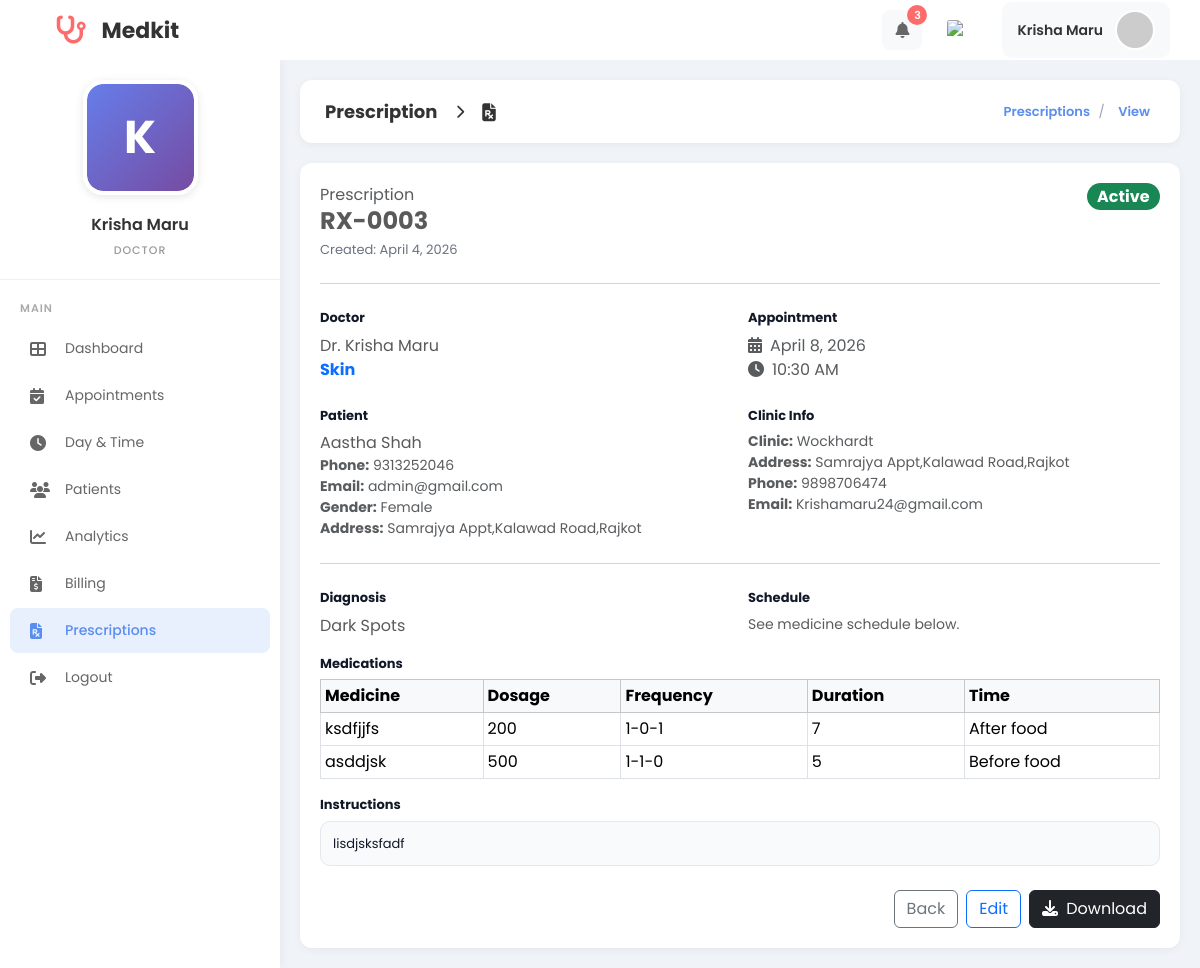
The app's page /MINI_PHP/doctor_view_prescription.php?booking_id=84 (signed in) with its own data.
### tables this page shows
CREATE TABLE `users` (
  `id` int(11) NOT NULL,
  `firstname` varchar(225) DEFAULT '',
  `lastname` varchar(225) DEFAULT '',
  `phone_number` bigint(20) DEFAULT 0,
  `date_of_birth` date DEFAULT curdate(),
  `email` varchar(50) NOT NULL,
  `gender` varchar(100) DEFAULT '',
  `address` varchar(225) DEFAULT '',
  `clinic_name` varchar(255) DEFAULT NULL,
  `experience_years` int(11) DEFAULT 0,
  `education` varchar(255) DEFAULT NULL,
  `bio` text DEFAULT NULL,
  `password` varchar(255) NOT NULL,
  `role_id` int(11) DEFAULT 0,
  `category_id` int(11) DEFAULT NULL,
  `created_at` timestamp NOT NULL DEFAULT current_timestamp(),
  `updated_at` timestamp NOT NULL DEFAULT current_timestamp() ON UPDATE current_timestamp(),
  `profile_image` varchar(255) DEFAULT NULL,
  `license_number` varchar(50) DEFAULT NULL,
  `license_document` varchar(255) DEFAULT NULL,
  `verification_status` enum('verified','pending','rejected') NOT NULL DEFAULT 'verified',
  `verification_reason` varchar(255) DEFAULT NULL,
  `verified_at` timestamp NULL DEFAULT NULL,
  `verified_by_admin_id` int(11) DEFAULT NULL,
  `commission_percent` decimal(5,2) NOT NULL DEFAULT 10.00
);

CREATE TABLE `clinic_prescriptions` (
  `id` int(11) NOT NULL,
  `booking_id` int(11) NOT NULL,
  `doctor_id` int(11) NOT NULL,
  `patient_id` int(11) NOT NULL,
  `diagnosis` varchar(255) NOT NULL DEFAULT '',
  `medications` text NOT NULL,
  `dosage` varchar(100) NOT NULL DEFAULT '',
  `frequency` varchar(100) NOT NULL DEFAULT '',
  `duration` varchar(100) NOT NULL DEFAULT '',
  `instructions` text DEFAULT NULL,
  `status` enum('active','inactive') NOT NULL DEFAULT 'active',
  `created_at` timestamp NOT NULL DEFAULT current_timestamp(),
  `updated_at` timestamp NOT NULL DEFAULT current_timestamp() ON UPDATE current_timestamp()
);

CREATE TABLE `speciality` (
  `id` int(11) NOT NULL,
  `category_id` int(11) DEFAULT 0,
  `doctor_speciality` varchar(225) DEFAULT '',
  `created_at` timestamp NOT NULL DEFAULT current_timestamp(),
  `updated_at` timestamp NOT NULL DEFAULT current_timestamp() ON UPDATE current_timestamp()
);

CREATE TABLE `visit_booking` (
  `id` int(11) NOT NULL,
  `patient_id` int(11) DEFAULT 0,
  `doctor_id` int(11) DEFAULT 0,
  `speciality_id` int(11) DEFAULT 0,
  `time_id` int(11) DEFAULT 0,
  `Note` varchar(225) DEFAULT '',
  `is_visited` int(11) DEFAULT 0,
  `created_at` timestamp NOT NULL DEFAULT current_timestamp(),
  `updated_at` timestamp NOT NULL DEFAULT current_timestamp() ON UPDATE current_timestamp(),
  `appointment_date` date DEFAULT NULL,
  `status` enum('pending','accepted','visited','rejected') DEFAULT 'pending',
  `patient_notified` tinyint(1) DEFAULT 0,
  `doctor_seen` tinyint(1) NOT NULL DEFAULT 0,
  `reminder_sent_at` datetime DEFAULT NULL,
  `documents_emailed_at` datetime DEFAULT NULL
);

CREATE TABLE `doctor_available_time` (
  `id` int(11) NOT NULL,
  `day_id` int(11) DEFAULT 0,
  `start_time` time DEFAULT '00:00:00',
  `end_time` time DEFAULT '00:00:00',
  `created_at` timestamp NOT NULL DEFAULT current_timestamp(),
  `updated_at` timestamp NOT NULL DEFAULT current_timestamp() ON UPDATE current_timestamp()
);

CREATE TABLE `patient` (
  `id` int(11) NOT NULL,
  `firstname` varchar(225) DEFAULT '',
  `lastname` varchar(225) DEFAULT '',
  `phone_number` bigint(20) DEFAULT 0,
  `email` varchar(100) DEFAULT NULL,
  `password` varchar(255) DEFAULT NULL,
  `date_of_birth` date DEFAULT curdate(),
  `gender` varchar(225) DEFAULT '',
  `address` varchar(225) DEFAULT '',
  `created_at` timestamp NOT NULL DEFAULT current_timestamp(),
  `updated_at` timestamp NOT NULL DEFAULT current_timestamp() ON UPDATE current_timestamp()
);

### MINI_PHP/doctor_view_prescription.php (the view, shortened to what the rows shown need)
<?php
include("config.php");
include("prescription_helpers.php");
$doctor_id = (int)$_SESSION['doctor_id'];
$schema_error = '';
$doctor_res = mysqli_query($conn, "SELECT firstname, lastname, profile_image, clinic_name, address AS clinic_address, phone_number AS clinic_phone, email AS clinic_email FROM users WHERE id = $doctor_id LIMIT 1");
$doctor = $doctor_res ? mysqli_fetch_assoc($doctor_res) : null;
$doctor['profile_image'] = $doctor['profile_image'] ?? '';
$booking_id = isset($_GET['booking_id']) ? (int)$_GET['booking_id'] : 0;
$rx = null;
if ($schema_error === '' && $booking_id > 0) {
  $q = "
        SELECT
            cp.*,
            vb.appointment_date,
            vb.Note,
            s.doctor_speciality,
            dat.start_time,
            dat.end_time,
            p.firstname AS patient_firstname,
            p.lastname AS patient_lastname,
            p.phone_number AS patient_phone,
            p.email AS patient_email,
            p.gender AS patient_gender,
            p.address AS patient_address
        FROM clinic_prescriptions cp
        LEFT JOIN visit_booking vb ON vb.id = cp.booking_id
        LEFT JOIN patient p ON p.id = cp.patient_id
        LEFT JOIN speciality s ON s.id = vb.speciality_id
        LEFT JOIN doctor_available_time dat ON dat.id = vb.time_id
        WHERE cp.booking_id = ? AND cp.doctor_id = ?
        LIMIT 1
    ";
  $stmt = $conn->prepare($q);
  if ($stmt) {
    $stmt->bind_param('ii', $booking_id, $doctor_id);
    $stmt->execute();
    $rx = $stmt->get_result()->fetch_assoc();
  }
}
$rx_id = $rx ? (int)$rx['id'] : 0;
$rx_code = $rx_id > 0 ? prescriptions_code($rx_id) : '';
$patient_name = $rx ? trim((string)($rx['patient_firstname'] ?? '') . ' ' . (string)($rx['patient_lastname'] ?? '')) : '';
$appt_date = '-';
$appt_time = '-';
if (!empty($rx['appointment_date'])) {
  $appt_date = date('F j, Y', strtotime((string)$rx['appointment_date']));
}
if (!empty($rx['start_time'])) {
  $appt_time = date('g:i A', strtotime((string)$rx['start_time']));
}
$clinic_name = trim((string)($doctor['clinic_name'] ?? ''));
$clinic_address = trim((string)($doctor['clinic_address'] ?? ''));
$clinic_phone = trim((string)($doctor['clinic_phone'] ?? ''));
$clinic_email = trim((string)($doctor['clinic_email'] ?? ''));
$med_items = null;
if ($rx) {
  $med_items = prescriptions_decode_medication_items((string)($rx['medications'] ?? ''));
}
?>
<!DOCTYPE html>
<html lang="en">
<head>
  <link href="https://cdn.jsdelivr.net/npm/bootstrap@5.3.2/dist/css/bootstrap.min.css" rel="stylesheet">
  <link href="https://cdnjs.cloudflare.com/ajax/libs/font-awesome/6.4.0/css/all.min.css" rel="stylesheet">
</head>
<body>
  <div class="top-header">
    <div class="header-right">
      <a href="doctor_profile.php" class="user-profile text-decoration-none" title="View Profile" aria-label="View Profile">
        <span class="user-name"><?= htmlspecialchars((string)$doctor['firstname'] . ' ' . (string)$doctor['lastname']) ?></span>
        <?php
        $doctor_avatar_src = (!empty($doctor['profile_image']) && file_exists(__DIR__ . '/' . $doctor['profile_image']))
          ? $doctor['profile_image']
          : "https://ui-avatars.com/api/?name=" . urlencode((string)$doctor['firstname'] . '+' . (string)$doctor['lastname']) . "&background=5a8dee&color=fff";
        ?>
        <img src="<?= htmlspecialchars($doctor_avatar_src) ?>" alt="Profile" class="user-avatar">
      </a>
    </div>
  </div>
  <div class="sidebar">
    <div class="doctor-profile-sidebar">
      <div class="profile-image-wrapper">
        <form id="profileImageForm" action="doctor_profile_image.php" method="POST" enctype="multipart/form-data">
          <label for="profileImageInput" style="cursor: pointer; display: block; width: 115px; height: 115px; margin: 0 auto;">
            <div class="profile-image-container" id="sidebarProfileImage">
              <?php if (!empty($doctor['profile_image']) && file_exists(__DIR__ . '/' . $doctor['profile_image'])): ?>
                <img src="<?= htmlspecialchars($doctor['profile_image']) ?>" alt="Profile" class="profile-image">
              <?php else: ?>
                <div class="profile-placeholder"><?= strtoupper(substr((string)$doctor['firstname'], 0, 1)) ?></div>
              <?php endif; ?>
            </div>
          </label>
        </form>
      </div>
      <div class="profile-name"><?= htmlspecialchars((string)$doctor['firstname'] . ' ' . (string)$doctor['lastname']) ?></div>
      <div class="profile-role">DOCTOR</div>
    </div>
  </div>
  <div class="main-content">
    <?php if ($rx): ?>
      <div class="panel-card" id="rx-print-area">
        <div class="d-flex justify-content-between align-items-start flex-wrap" style="gap: 12px;">
          <div>
            <div class="text-muted">Prescription</div>
            <h4 class="fw-bold mb-1"><?= htmlspecialchars($rx_code) ?></h4>
            <div class="rx-meta">Created: <?= htmlspecialchars(date('F j, Y', strtotime((string)$rx['created_at']))) ?></div>
          </div>
          <div class="text-end">
            <span class="badge rounded-pill fs-6 <?= ($rx['status'] ?? '') === 'inactive' ? 'bg-secondary' : 'bg-success' ?>"><?= htmlspecialchars(ucfirst((string)($rx['status'] ?? 'active'))) ?></span>
          </div>
        </div>
        <hr class="my-4">
        <div class="row g-3">
          <div class="col-md-6">
            <div class="rx-block-title">Doctor</div>
            <div>Dr. <?= htmlspecialchars((string)$doctor['firstname'] . ' ' . (string)$doctor['lastname']) ?></div>
            <div class="text-primary fw-bold"><?= htmlspecialchars((string)($rx['doctor_speciality'] ?? '')) ?></div>
          </div>
          <div class="col-md-6">
            <div class="rx-block-title">Appointment</div>
            <div class="text-muted"><i class="fas fa-calendar-alt me-2"></i><?= htmlspecialchars($appt_date) ?></div>
            <div class="text-muted"><i class="fas fa-clock me-2"></i><?= htmlspecialchars($appt_time) ?></div>
          </div>
        </div>
        <div class="row g-3 mt-2">
          <div class="col-md-6">
            <div class="rx-block-title">Patient</div>
            <div><?= htmlspecialchars($patient_name !== '' ? $patient_name : '-') ?></div>
            <div class="text-muted small">
              <?php if (!empty($rx['patient_phone'])): ?>
                <div><strong>Phone:</strong> <?= htmlspecialchars((string)$rx['patient_phone']) ?></div>
              <?php endif; ?>
              <?php if (!empty($rx['patient_email'])): ?>
                <div><strong>Email:</strong> <?= htmlspecialchars((string)$rx['patient_email']) ?></div>
              <?php endif; ?>
              <?php if (!empty($rx['patient_gender'])): ?>
                <div><strong>Gender:</strong> <?= htmlspecialchars((string)$rx['patient_gender']) ?></div>
              <?php endif; ?>
              <?php if (!empty($rx['patient_address'])): ?>
                <div><strong>Address:</strong> <?= htmlspecialchars((string)$rx['patient_address']) ?></div>
              <?php endif; ?>
            </div>
          </div>
          <div class="col-md-6">
            <div class="rx-block-title">Clinic Info</div>
            <div class="text-muted small">
              <?php if ($clinic_name !== ''): ?>
                <div><strong>Clinic:</strong> <?= htmlspecialchars($clinic_name) ?></div>
              <?php endif; ?>
              <?php if ($clinic_address !== ''): ?>
                <div><strong>Address:</strong> <?= htmlspecialchars($clinic_address) ?></div>
              <?php endif; ?>
              <?php if ($clinic_phone !== ''): ?>
                <div><strong>Phone:</strong> <?= htmlspecialchars($clinic_phone) ?></div>
              <?php endif; ?>
              <?php if ($clinic_email !== ''): ?>
                <div><strong>Email:</strong> <?= htmlspecialchars($clinic_email) ?></div>
              <?php endif; ?>
            </div>
          </div>
        </div>
        <hr class="my-4">
        <div class="row g-3">
          <div class="col-md-6">
            <div class="rx-block-title">Diagnosis</div>
            <div><?= htmlspecialchars((string)($rx['diagnosis'] ?? '')) ?></div>
          </div>
          <div class="col-md-6">
            <div class="rx-block-title">Schedule</div>
            <div class="text-muted small">
              <?php if (is_array($med_items) && !empty($med_items)): ?>
                <div>See medicine schedule below.</div>
              <?php else: ?>
                <div><strong>Dosage:</strong> <?= htmlspecialchars((string)($rx['dosage'] ?? '')) ?></div>
                <div><strong>Frequency:</strong> <?= htmlspecialchars((string)($rx['frequency'] ?? '')) ?></div>
                <div><strong>Duration:</strong> <?= htmlspecialchars((string)($rx['duration'] ?? '')) ?></div>
              <?php endif; ?>
            </div>
          </div>
          <div class="col-12">
            <div class="rx-block-title">Medications</div>
            <?php if (is_array($med_items) && !empty($med_items)): ?>
              <div class="table-responsive">
                <table class="table table-sm table-bordered align-middle mb-0">
                  <thead class="table-light">
                    <tr>
                      <th>Medicine</th>
                      <th>Dosage</th>
                      <th>Frequency</th>
                      <th>Duration</th>
                      <th>Time</th>
                    </tr>
                  </thead>
                  <tbody>
                    <?php foreach ($med_items as $it): ?>
                      <?php
                      $m = trim((string)($it['medicine'] ?? ''));
                      $d = trim((string)($it['dosage'] ?? ''));
                      $f = trim((string)($it['frequency'] ?? ''));
                      $du = trim((string)($it['duration'] ?? ''));
                      $t = trim((string)($it['time'] ?? ''));
                      ?>
                      <tr>
                        <td><?= htmlspecialchars($m !== '' ? $m : '-') ?></td>
                        <td><?= htmlspecialchars($d !== '' ? $d : '-') ?></td>
                        <td><?= htmlspecialchars($f !== '' ? $f : '-') ?></td>
                        <td><?= htmlspecialchars($du !== '' ? $du : '-') ?></td>
                        <td><?= htmlspecialchars($t !== '' ? $t : '-') ?></td>
                      </tr>
                    <?php endforeach; ?>
                  </tbody>
                </table>
              </div>
            <?php else: ?>
              <div class="rx-pre"><?= htmlspecialchars((string)($rx['medications'] ?? '')) ?></div>
            <?php endif; ?>
          </div>
          <div class="col-12">
            <div class="rx-block-title">Instructions</div>
            <div class="rx-pre"><?= htmlspecialchars((string)($rx['instructions'] ?? '')) ?></div>
          </div>
        </div>
        <div class="d-flex justify-content-end gap-2 mt-4 rx-actions">
          <a href="doctor_prescriptions.php" class="btn btn-outline-secondary">Back</a>
          <a href="doctor_prescription.php?booking_id=<?= (int)$rx['booking_id'] ?>" class="btn btn-outline-primary">Edit</a>
          <button type="button" class="btn btn-dark" onclick="window.print()"><i class="fas fa-download me-1"></i> Download</button>
        </div>
      </div>
    <?php endif; ?>
  </div>
</body>
</html>

### records on screen
users: firstname+lastname "Krisha Maru", firstname "K", clinic_name "Wockhardt", address "Samrajya Appt,Kalawad Road,Rajkot", phone_number "9898706474", email "Krishamaru24@gmail.com"
clinic_prescriptions: id "RX-0003", created_at "April 4, 2026", status "Active", speciality.doctor_speciality "Skin", visit_booking.appointment_date "April 8, 2026", doctor_available_time.start_time "10:30 AM", patient.lastname "Aastha Shah", patient.phone_number "9313252046", patient.email "admin@gmail.com", patient.gender "Female", patient.address "Samrajya Appt,Kalawad Road,Rajkot", diagnosis "Dark Spots", instructions "lisdjsksfadf"

### other values on screen
$notification_count "3"
$m !== '' ? $m : '-' "ksdfjjfs"
$d !== '' ? $d : '-' "200"
$f !== '' ? $f : '-' "1-0-1"
$du !== '' ? $du : '-' "7"
$t !== '' ? $t : '-' "After food"
$m !== '' ? $m : '-' "asddjsk"
$d !== '' ? $d : '-' "500"
$f !== '' ? $f : '-' "1-1-0"
$du !== '' ? $du : '-' "5"
$t !== '' ? $t : '-' "Before food"
